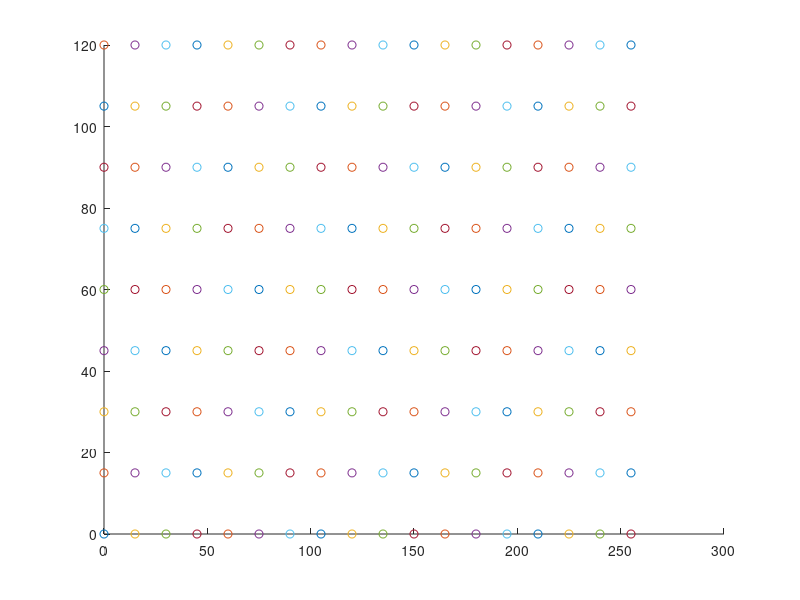

Source code (MATLAB): (Note: this script raises an error after producing the figure.)
hold on
for i = 0:17
    for j = 0:8
        plot3(i*15,j*15,0,'o')
    end 
end
camindex = [1,1,1,1,1];
fid = fopen( 'objectSR_par.txt', 'wt' );
fidR = fopen( 'Rotation.txt', 'wt' );
fidt = fopen( 'Translation.txt', 'wt' );
fidI = fopen( 'Intrinsic.txt', 'wt' );
[c1,imagepointss1] = cam1();
% [c2,imagepointss2] = cam2();
% [c3,imagepointss3] = cam3();
% [c4,imagepointss4] = cam4();
% [c5,imagepointss5] = cam5();
for i = [  1 2 3 4 5 ]
%     c = eval('c'+string(i));
%     imagepoint = eval('imagepointss'+string(i));
    cameracoordinat(c1,imagepointss1,i,fid,c1,fidR,fidt,fidI);
end
hold off


for i = 1:5
    %imagepoint = eval('imagepointss'+string(i));
    fid = fopen( 'imgpoints'+string(i)+'.txt', 'wt' );
    for j = 1:size(imagepointss1,1)
        fprintf( fid, '%d ',imagepointss1(j,:,1) );
        fprintf( fid, '\n' );

    end
end


function cameracoordinat(c,imagepoint1,m,fid,c3,fidR,fidt,fidI)
position = [1 2 0 3 4];
I2 = c3.IntrinsicMatrix;
    if m~=3
        if m==1 || m ==5
            imagepoints1 = imagepoint1(:,:,3);
            imagepoints2 = imagepoint1(:,:,m);
        else
            imagepoints1 = imagepoint1(:,:,3);
            imagepoints2 = imagepoint1(:,:,m);
        end
        [M,inliersIndex] = estimateEssentialMatrix(imagepoints1,imagepoints2,c);
        %[M,inliersIndex] = estimateFundamentalMatrix(imagepoint1(:,:,n),imagepoint1(:,:,m),Method="LMedS");
%         imgpoint1 = [];
%         for i = 7:12
%             imgpoint1 = vertcat(imgpoint1,imagepoint1(:,:,i));
%         end
% % 
%         imgpoint2 = [];
%         for i = 1:6
%             imgpoint2 = vertcat(imgpoint2,imagepoint1(:,:,i));
%         end
%         if m ==2
%             temp = imgpoint1;
%             imgpoint1 = imgpoint2;
%             imgpoint2 = temp;
%         end
%         
%         [M,inliersIndex] = estimateFundamentalMatrix(imgpoint1, ...
%         imgpoint2,Method="Norm8Point", ...
%         NumTrials=2000,DistanceThreshold=1e-4);
%         [M,inliersIndex] = estimateEssentialMatrix(imgpoint1,imgpoint2,c);
        %M = estimateGeometricTransform2D(imgpoint1,imgpoint2,'projective');
        count = 1;
        imagepoint_temp1 = [];
        imagepoint_temp2 = [];
        for i = 1:size(inliersIndex,1)
            if inliersIndex(i)==1
                imagepoint_temp1(count,:) = imagepoints1(i,:);
                imagepoint_temp2(count,:) = imagepoints2(i,:);
                count = count + 1;
            end
        end
        [relativeOrientation,relativeLocation] = relativeCameraPose ...
        (M,c,imagepoint_temp1,imagepoint_temp2);
        
         R1 = c.RotationMatrices(:,:,3);
%          t1 = c3.TranslationVectors(1,:);
%         t1 = c.TranslationVectors(1,:);
         R2 = c.RotationMatrices(:,:,m);
%         t2 = c.TranslationVectors(m,:);
         %[R1, t1] = extrinsicsToCameraPose(R1,t1);
%         eul = radtodeg(rotm2eul(R2));
%         eul = [degtorad(0) degtorad(0) degtorad(position(m)*72)];
%         R2 = eul2rotm(eul);
        %eul(3) = degtorad(0);
        %R2 = eul2rotm(eul);
%         [R2, t2] = cameraPoseToExtrinsics(R2,t2);
%         T = ([0 20 0]*R1+t1)*I2;
%         T = T/T(3);
% 
%         cameraextrinsic1 = rigid3d(R1, t1);
%         camMatrix1 = cameraMatrix(c, cameraextrinsic1);
%         cameraextrinsic2 = rigid3d(R2, t2);
%         camMatrix2 = cameraMatrix(c, cameraextrinsic2);

% 
% 
        Rr = relativeOrientation;
        tr = relativeLocation;
        %R2 = R1*Rr';
        t2 = c.TranslationVectors(m,:);
        %M = [-1 0 0;0 1 0;0 0 1];
        if m == 1 || m == 5
            %R2 = R2*M;
            %t2 = t2*M;
%             [U,D,V] = svd(M);
%             W = [0 -1 0;1 0 0;0 0 1];
%             Rs1 = U*W*V';
%             Rs2 = U*W'*V';
%             R2 = R1*Rs2';
            %R2 = R1*Rr;
        %R2 = R2*roty(180);
        end
        rotation(R2,fidR);
        translation(t2,fidt);
        Intrinsic(I2,fidI);
        %t2 = t1*Rr'+tr;
        %[R2, t2] = cameraPoseToExtrinsics(R2,t2);

%         T = ([0 0 0]*R1+t1)*I2;
%         T1 = [0 60 0]*R1+t1;
%         T = T/T(3);

        %[R2, t2] = cameraPoseToExtrinsics(relativeOrientation,relativeLocation*1000);

        %cameraextrinsic2 = rigid3d(R2, t2);
        %camMatrix2 = cameraMatrix(c, cameraextrinsic2);

%         points3D = triangulate(imagepoint1(:,:,1), imagepoint1(:,:,2), camMatrix1,camMatrix2);

        %d = norm(points3D(1:6,:));


        %tr = tr*10000*(22/d);
        %t2 = t1;
        %[R2, t2] = cameraPoseToExtrinsics(Rr,tr*500);
        %R2 = R1*Rr;
        %t2 = t1*Rr+tr;
        %[R2, t2] = cameraPoseToExtrinsics(R2,t2);
        %R2 = c.RotationMatrices(:,:,m);
        %t2 = c.TranslationVectors(m,:);
        %[R2, t2] = extrinsicsToCameraPose(R2,t2);


    else
        R2 = c.RotationMatrices(:,:,m);
        t2 = c.TranslationVectors(m,:);
        rotation(R2,fidR);
        translation(t2,fidt);
        Intrinsic(I2,fidI);
        %[R2, t2] = extrinsicsToCameraPose(R2,t2);
%         eul = radtodeg(rotm2eul(R2));
%         eul = [degtorad(0) degtorad(0) degtorad(position(m)*72)];
%         R2 = eul2rotm(eul);
%         [R2, t2] = cameraPoseToExtrinsics(R2,t2);
    end
    %camera coordinate in camera centric
%     origin = t2;
%     xaxis = [105 0 0] * R2 + t2;
%     yaxis = [0 105 0] * R2 + t2;
%     zaxis = [0 0 105] * R2 + t2;


    %camera coordinate in pattern centric
    origin = -t2* inv(R2);
    xaxis = ([105 0 0] -t2)*inv(R2);
    yaxis = ([0 105 0] - t2)*inv(R2);
    zaxis = ([0 0 105] - t2)*inv(R2);
    text(origin(1),origin(2),origin(3),'cam'+string(m))
    

pts = [origin; xaxis];
plot3(pts(:,1), pts(:,2), pts(:,3),"red")
plot3(origin(1),origin(2),origin(3),'o')

pts = [origin; yaxis];
plot3(pts(:,1), pts(:,2), pts(:,3),'green')
pts = [origin; zaxis];
plot3(pts(:,1), pts(:,2), pts(:,3),'blue')

%save camera parameters

fprintf( fid, '%s ', 'sill'+string(m)+'.png');
for i = 1:size(I2,1)
    for j = 1:size(I2,2)
        fprintf( fid, '%d ', I2(i,j));
    end
end
for i = 1:size(R2,1)
    for j = 1:size(R2,2)
        fprintf( fid, '%d ', R2(i,j));
    end
end
for i = 1:size(t2,2)
    fprintf( fid, '%d ', t2(i));
end
fprintf( fid, '\n' );
end

function rotation(R2,fid)
      for j = 1:3
          for k = 1:3
            fprintf(fid, '%d',R2(j,k));
            fprintf(fid, ' ');
          end
        fprintf( fid, '\n' );
      end
end
function translation(t2,fid)
for k = 1:3
    fprintf(fid, '%d',t2(1,k));
    fprintf(fid, ' ');
end
fprintf( fid, '\n' );
end

function Intrinsic(I2,fid)
for j = 1:3
    for k = 1:3
        fprintf(fid, '%d',I2(j,k));
        fprintf(fid, ' ');
    end
    fprintf( fid, '\n' );
end
end

